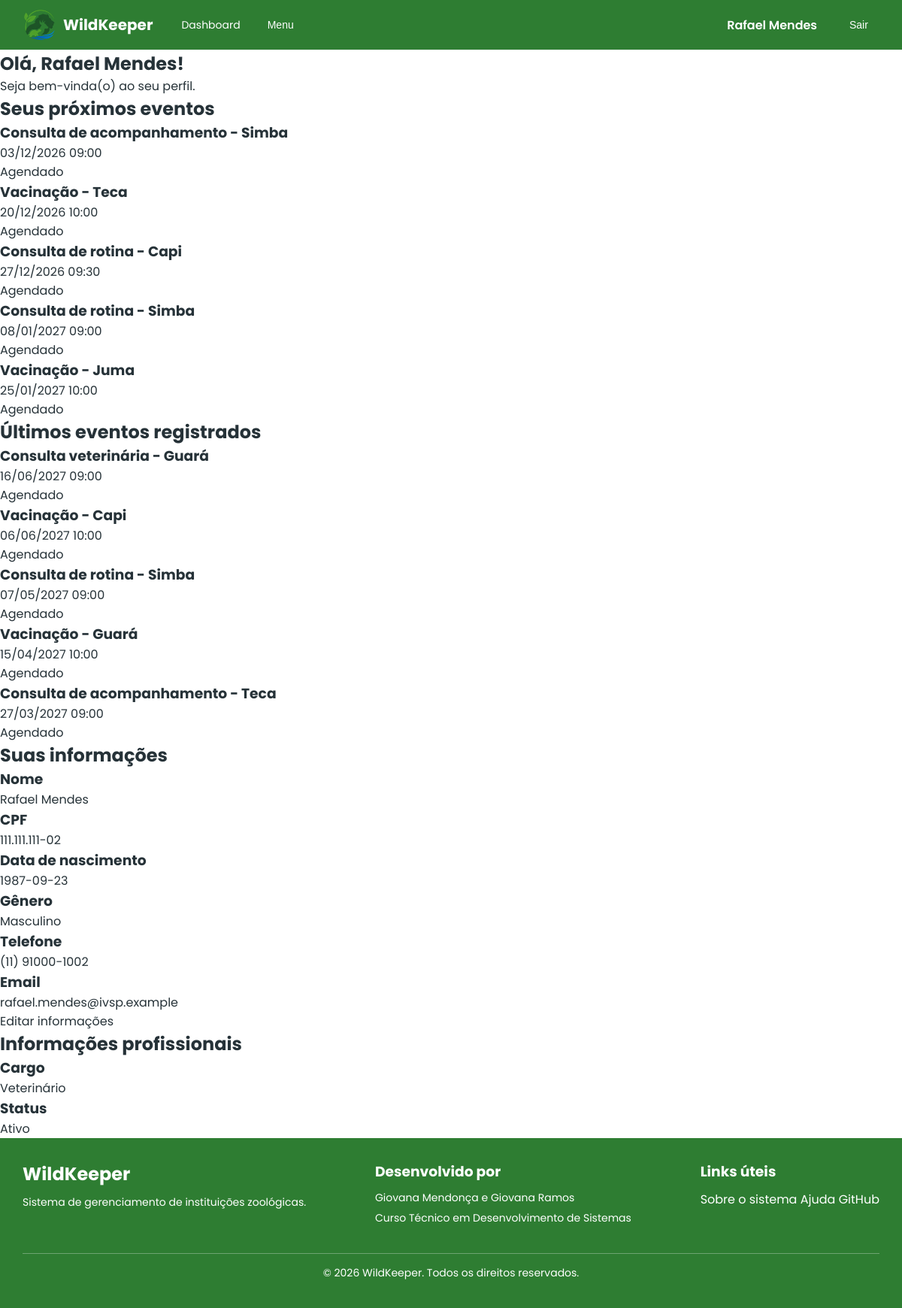
/src/perfil/index.php (signed in), run on the app's committed database.
### tables this page shows
CREATE TABLE

    IF NOT EXISTS users (

        id INT PRIMARY KEY AUTO_INCREMENT,

        nome VARCHAR(100) NOT NULL,

        cpf VARCHAR(14) NOT NULL UNIQUE,

        data_nascimento DATE NOT NULL,

        genero ENUM (

            'Masculino',

            'Feminino',

            'Não-binário',

            'Outro',

            'Prefiro não informar'

        ) NOT NULL,

        telefone VARCHAR(20) NOT NULL UNIQUE,

        email VARCHAR(100) NOT NULL UNIQUE,

        senha_hash VARCHAR(255) NOT NULL,

        cargo_id INT NOT NULL,

        status ENUM ('Ativo', 'Férias', 'Afastado', 'Desligado') DEFAULT 'Ativo',

        instituicao_id INT NOT NULL,

        FOREIGN KEY (cargo_id) REFERENCES cargos (id),

        FOREIGN KEY (instituicao_id) REFERENCES instituicoes (id),

        created_at TIMESTAMP DEFAULT CURRENT_TIMESTAMP,

        updated_at TIMESTAMP DEFAULT CURRENT_TIMESTAMP ON UPDATE CURRENT_TIMESTAMP

    );

CREATE TABLE

    IF NOT EXISTS eventos (

        id INT PRIMARY KEY AUTO_INCREMENT,

        titulo VARCHAR(255) NOT NULL,

        descricao TEXT,

        tipo ENUM (

            'Consulta',

            'Vacinação',
'Manutenção',

            'Transferência',

            'Outro'

        ) NOT NULL,

        data_inicio DATETIME NOT NULL,

        data_fim DATETIME NOT NULL,

        animal_id INT DEFAULT NULL,

        habitat_id INT DEFAULT NULL,

        funcionario_id INT NOT NULL,

        status ENUM (

            'Agendado',

            'Em andamento',

            'Concluído',

            'Cancelado'

        ) NOT NULL DEFAULT 'Agendado',

        instituicao_id INT NOT NULL,

        FOREIGN KEY (animal_id) REFERENCES animais (id),

        FOREIGN KEY (habitat_id) REFERENCES habitats (id),

        FOREIGN KEY (funcionario_id) REFERENCES users (id),

        FOREIGN KEY (instituicao_id) REFERENCES instituicoes (id),
        CONSTRAINT chk_eventos_associacoes CHECK (
            (tipo IN ('Consulta', 'Vacinação') AND animal_id IS NOT NULL)
            OR (tipo = 'Manutenção' AND habitat_id IS NOT NULL)
            OR (tipo = 'Transferência' AND animal_id IS NOT NULL AND habitat_id IS NOT NULL)
            OR (tipo = 'Outro')
        ),

        created_at TIMESTAMP DEFAULT CURRENT_TIMESTAMP,

        updated_at TIMESTAMP DEFAULT CURRENT_TIMESTAMP ON UPDATE CURRENT_TIMESTAMP

    );

CREATE TABLE

    IF NOT EXISTS cargos (

        id INT PRIMARY KEY AUTO_INCREMENT,

        nome VARCHAR(80) NOT NULL,

        nivel INT NOT NULL,

        created_at TIMESTAMP DEFAULT CURRENT_TIMESTAMP,

        updated_at TIMESTAMP DEFAULT CURRENT_TIMESTAMP ON UPDATE CURRENT_TIMESTAMP

    );

### src/perfil/index.php (the view, shortened to what this page needs)
<?php
include "../includes/autenticacao.php";
$sql = "SELECT
    users.id,
    users.nome,
    users.cpf,
    users.data_nascimento,
    users.genero,
    users.telefone,
    users.email,
    users.status,
    cargos.nome AS cargo_nome
FROM users
INNER JOIN cargos ON cargos.id = users.cargo_id
WHERE users.id = ? AND users.instituicao_id = ?";
$stmt = $conexao->prepare($sql);
$stmt->bind_param("ii", $_SESSION['id'], $_SESSION['instituicao_id']);
$stmt->execute();
$result = $stmt->get_result();
$usuario = $result->fetch_assoc();
$sql = "SELECT
    eventos.id,
    eventos.titulo,
    eventos.data_inicio,
    eventos.status
FROM eventos
WHERE eventos.instituicao_id = ?
AND eventos.funcionario_id = ?
AND eventos.data_inicio >= NOW()
AND eventos.status IN ('Agendado', 'Em andamento')
ORDER BY eventos.data_inicio ASC
LIMIT 5";
$stmt = $conexao->prepare($sql);
$stmt->bind_param("ii", $_SESSION['instituicao_id'], $_SESSION['id']);
$stmt->execute();
$proximosEventos = $stmt->get_result();
$sql = "SELECT
    eventos.id,
    eventos.titulo,
    eventos.data_inicio,
    eventos.status
FROM eventos
WHERE eventos.instituicao_id = ?
AND eventos.funcionario_id = ?
ORDER BY eventos.data_inicio DESC
LIMIT 5";
$stmt = $conexao->prepare($sql);
$stmt->bind_param("ii", $_SESSION['instituicao_id'], $_SESSION['id']);
$stmt->execute();
$ultimosEventos = $stmt->get_result();
?>
<!DOCTYPE html>
<html lang="pt-br">
<head>
    <link rel="stylesheet" href="../../assets/css/reset.css">
    <link rel="stylesheet" href="../../assets/css/dashboard_global.css">
</head>
<body>
    <?php include "../includes/dashboard-header.php" ?>
    <main>
        <section>
            <h1>Olá, <?= htmlspecialchars($usuario['nome']) ?>!</h1>
            <p>Seja bem-vinda(o) ao seu perfil.</p>
        </section>
        <section>
            <h2>Seus próximos eventos</h2>
            <?php if ($proximosEventos->num_rows > 0): ?>
                <?php while ($evento = $proximosEventos->fetch_assoc()): ?>
                    <article>
                        <h3><?= htmlspecialchars($evento['titulo']) ?></h3>
                        <p><?= date('d/m/Y H:i', strtotime($evento['data_inicio'])) ?></p>
                        <p><?= htmlspecialchars($evento['status']) ?></p>
                    </article>
                <?php endwhile; ?>
            <?php else: ?>
                <p>Você não possui próximos eventos.</p>
            <?php endif; ?>
        </section>
        <section>
            <h2>Últimos eventos registrados</h2>
            <?php if ($ultimosEventos->num_rows > 0): ?>
                <?php while ($evento = $ultimosEventos->fetch_assoc()): ?>
                    <article>
                        <h3><?= htmlspecialchars($evento['titulo']) ?></h3>
                        <p><?= date('d/m/Y H:i', strtotime($evento['data_inicio'])) ?></p>
                        <p><?= htmlspecialchars($evento['status']) ?></p>
                    </article>
                <?php endwhile; ?>
            <?php else: ?>
                <p>Nenhum evento registrado.</p>
            <?php endif; ?>
        </section>
        <section>
            <h2>Suas informações</h2>
            <article>
                <h3>Nome</h3>
                <p><?= htmlspecialchars($usuario['nome']) ?></p>
            </article>
            <article>
                <h3>CPF</h3>
                <p><?= htmlspecialchars($usuario['cpf']) ?></p>
            </article>
            <article>
                <h3>Data de nascimento</h3>
                <p><?= htmlspecialchars($usuario['data_nascimento']) ?></p>
            </article>
            <article>
                <h3>Gênero</h3>
                <p><?= htmlspecialchars($usuario['genero']) ?></p>
            </article>
            <article>
                <h3>Telefone</h3>
                <p><?= htmlspecialchars($usuario['telefone']) ?></p>
            </article>
            <article>
                <h3>Email</h3>
                <p><?= htmlspecialchars($usuario['email']) ?></p>
            </article>
            <a href="editar_usuario.php">Editar informações</a>
        </section>
        <section>
            <h2>Informações profissionais</h2>
            <article>
                <h3>Cargo</h3>
                <p><?= htmlspecialchars($usuario['cargo_nome']) ?></p>
            </article>
            <article>
                <h3>Status</h3>
                <p><?= htmlspecialchars($usuario['status']) ?></p>
            </article>
        </section>
    </main>
    <?php include "../includes/dashboard-footer.php" ?>
</body>
</html>

### src/includes/dashboard-header.php (shortened to what this page needs)
<header class="header">
    <div class="header-esquerda">
        <a href="/TCC_WILDKEEPER/src/dashboard/index.php" class="logo">
            <img src="/TCC_WILDKEEPER/assets/img/icon_wildkeeper.webp" alt="Logo do WildKeeper">
            <span>WildKeeper</span>
        </a>
        <nav class="navegacao">
            <a href="/TCC_WILDKEEPER/src/dashboard/index.php"><i class="fa-solid fa-chart-pie"></i> Dashboard</a>
            <div class="menu">
                <button class="menu-botao">Menu</button>
            </div>
        </nav>
    </div>
    <div class="header-direita">
        <div class="usuario">
            <a class="usuario-nome" href="/TCC_WILDKEEPER/src/perfil/index.php"><?= htmlspecialchars($_SESSION['nome']) ?> <i class="fa-solid fa-circle-user"></i></a>
        </div>
    </div>
    <form action="/TCC_WILDKEEPER/src/auth/logout.php" method="post">
        <button type="submit" class="sair"><i class="fa-solid fa-right-from-bracket"></i>Sair</button>
    </form>
</header>

### src/includes/dashboard-footer.php
<footer class="footer">
    <div class="footer-conteudo">
        <div class="footer-sobre">
            <h2>WildKeeper</h2>
            <p>Sistema de gerenciamento de instituições zoológicas.</p>
        </div>
        <div class="footer-autoria">
            <h3>Desenvolvido por</h3>
            <p>Giovana Mendonça e Giovana Ramos</p>
            <p>Curso Técnico em Desenvolvimento de Sistemas</p>
        </div>
        <div class="footer-links">
            <h3>Links úteis</h3>
            <a href="#">Sobre o sistema</a>
            <a href="#">Ajuda</a>
            <a href="https://github.com/giimendonca/TCC_WILDKEEPER">GitHub</a>
        </div>
    </div>
    <div class="footer-final">
        <p>&copy; <?= date('Y') ?> WildKeeper. Todos os direitos reservados.</p>
    </div>
</footer>

### assets/css/dashboard_global.css (style rules this page uses)
.header { display: flex; align-items: center; justify-content: space-between; padding: 12px 32px; background-color: var(--verde-principal); border-bottom: 1px solid var(--cinza); font-family: "Poppins", sans-serif; }
.header-esquerda, .header-direita { display: flex; align-items: center; }
.header-esquerda { gap: 24px; }
.header-direita { margin-left: auto; gap: 20px; }
.header-direita a { text-decoration: none; }
.logo { display: flex; align-items: center; gap: 10px; text-decoration: none; color: var(--branco); }
.logo img { width: 42px; height: 42px; }
.logo span { font-size: 20px; font-weight: 700; }
.navegacao { display: flex; align-items: center; gap: 8px; }
.navegacao a, .menu-botao, .sair i, .sair { padding: 10px 14px; border: none; border-radius: 8px; background: transparent; color: var(--branco); font-size: 14px; text-decoration: none; cursor: pointer; transition: background-color 0.2s, color 0.2s; }
.sair { margin-left: 1%; }
.usuario { display: flex; flex-direction: column; align-items: flex-end; }
.usuario-nome { font-weight: 600; color: var(--branco); }
.menu { position: relative; }
.footer { width: 100%; padding: 30px; background-color: var(--verde-principal); color: var(--branco); font-family: "Poppins", sans-serif; }
.footer-conteudo { max-width: 1200px; margin: 0 auto; display: flex; justify-content: space-between; gap: 40px; }
.footer h2, .footer h3 { margin: 0 0 10px; }
.footer p { margin: 0 0 6px; font-size: 14px; }
.footer-links a { color: var(--branco); }
.footer-final { max-width: 1200px; margin: 30px auto 0; padding-top: 15px; border-top: 1px solid rgba(255, 255, 255, 0.3); text-align: center; }

### data on the page
users: nome "Rafael Mendes", cpf "111.111.111-02", data_nascimento "1987-09-23", genero "Masculino", telefone "(11) 91000-1002", email "rafael.mendes@ivsp.example", cargo.nome "Veterinário", status "Ativo"
eventos: titulo "Consulta de acompanhamento - Simba", data_inicio "03/12/2026 09:00", status "Agendado"
eventos: titulo "Vacinação - Teca", data_inicio "20/12/2026 10:00", status "Agendado"
eventos: titulo "Consulta de rotina - Capi", data_inicio "27/12/2026 09:30", status "Agendado"
eventos: titulo "Consulta de rotina - Simba", data_inicio "08/01/2027 09:00", status "Agendado"
eventos: titulo "Vacinação - Juma", data_inicio "25/01/2027 10:00", status "Agendado"
eventos: titulo "Consulta veterinária - Guará", data_inicio "16/06/2027 09:00", status "Agendado"
eventos: titulo "Vacinação - Capi", data_inicio "06/06/2027 10:00", status "Agendado"
eventos: titulo "Consulta de rotina - Simba", data_inicio "07/05/2027 09:00", status "Agendado"
eventos: titulo "Vacinação - Guará", data_inicio "15/04/2027 10:00", status "Agendado"
eventos: titulo "Consulta de acompanhamento - Teca", data_inicio "27/03/2027 09:00", status "Agendado"

### other printed values
$_SESSION['nome'] "Rafael Mendes"
